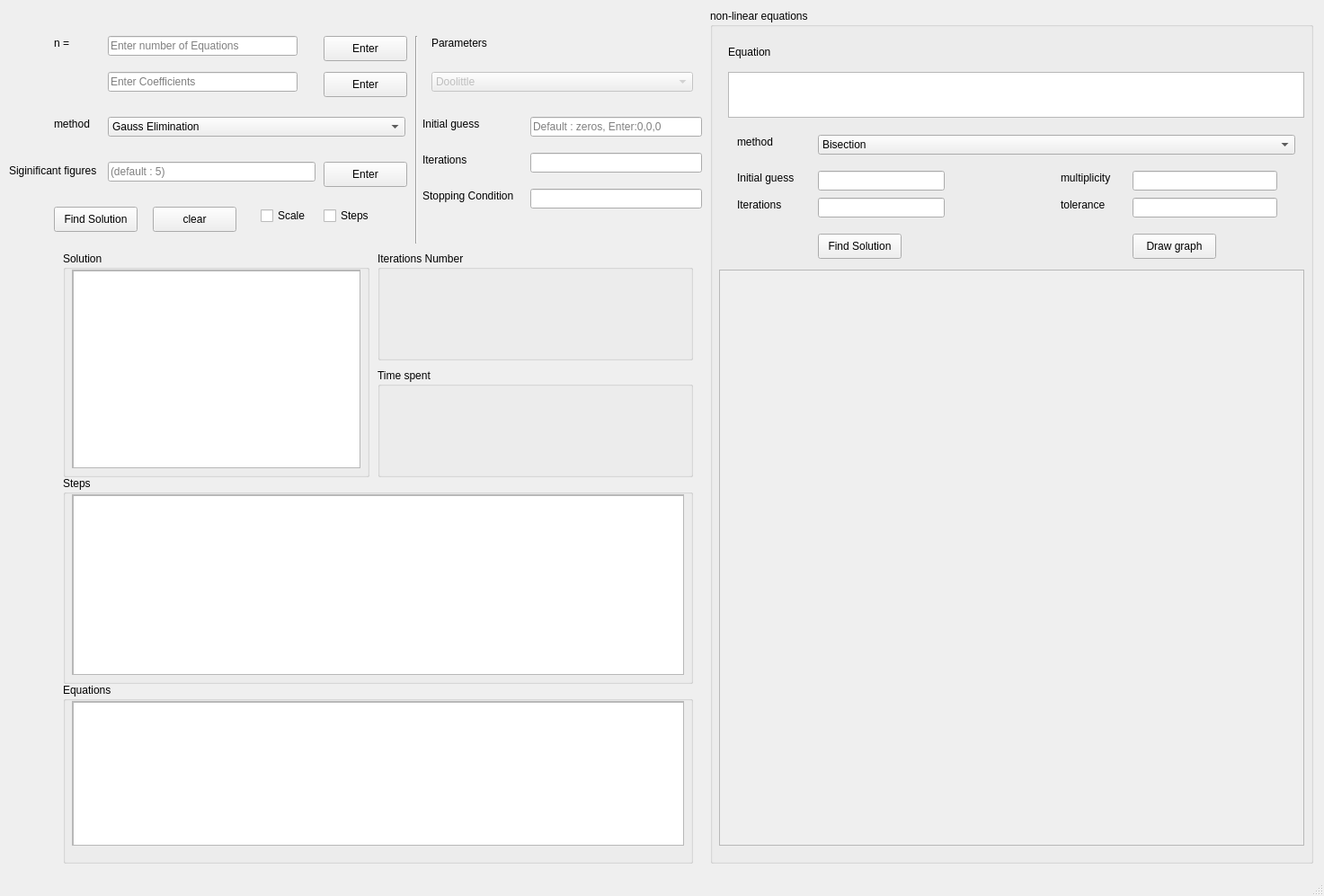
<?xml version="1.0" encoding="UTF-8"?>
<ui version="4.0">
 <class>MainWindow</class>
 <widget class="QMainWindow" name="MainWindow">
  <property name="geometry">
   <rect>
    <x>0</x>
    <y>0</y>
    <width>1473</width>
    <height>997</height>
   </rect>
  </property>
  <property name="windowTitle">
   <string>MainWindow</string>
  </property>
  <widget class="QWidget" name="centralwidget">
   <widget class="QLineEdit" name="NoEqn">
    <property name="geometry">
     <rect>
      <x>120</x>
      <y>40</y>
      <width>211</width>
      <height>22</height>
     </rect>
    </property>
    <property name="placeholderText">
     <string>Enter number of Equations</string>
    </property>
   </widget>
   <widget class="QPushButton" name="EnterNo">
    <property name="geometry">
     <rect>
      <x>360</x>
      <y>40</y>
      <width>93</width>
      <height>28</height>
     </rect>
    </property>
    <property name="text">
     <string>Enter</string>
    </property>
   </widget>
   <widget class="QLineEdit" name="Eqn">
    <property name="geometry">
     <rect>
      <x>120</x>
      <y>80</y>
      <width>211</width>
      <height>22</height>
     </rect>
    </property>
    <property name="focusPolicy">
     <enum>Qt::StrongFocus</enum>
    </property>
    <property name="placeholderText">
     <string>Enter Coefficients</string>
    </property>
   </widget>
   <widget class="QPushButton" name="EnterEqn">
    <property name="geometry">
     <rect>
      <x>360</x>
      <y>80</y>
      <width>93</width>
      <height>28</height>
     </rect>
    </property>
    <property name="text">
     <string>Enter</string>
    </property>
    <property name="shortcut">
     <string>Return</string>
    </property>
   </widget>
   <widget class="QComboBox" name="method">
    <property name="geometry">
     <rect>
      <x>120</x>
      <y>130</y>
      <width>331</width>
      <height>22</height>
     </rect>
    </property>
    <item>
     <property name="text">
      <string>Gauss Elimination</string>
     </property>
    </item>
    <item>
     <property name="text">
      <string>Gauss Jordan</string>
     </property>
    </item>
    <item>
     <property name="text">
      <string>LU decompostion</string>
     </property>
    </item>
    <item>
     <property name="text">
      <string>Jacobi</string>
     </property>
    </item>
    <item>
     <property name="text">
      <string>Gauss sidel</string>
     </property>
    </item>
   </widget>
   <widget class="QPushButton" name="FindSol">
    <property name="geometry">
     <rect>
      <x>60</x>
      <y>230</y>
      <width>93</width>
      <height>28</height>
     </rect>
    </property>
    <property name="text">
     <string>Find Solution</string>
    </property>
   </widget>
   <widget class="QLabel" name="methodLabel">
    <property name="geometry">
     <rect>
      <x>60</x>
      <y>130</y>
      <width>55</width>
      <height>16</height>
     </rect>
    </property>
    <property name="text">
     <string>method</string>
    </property>
   </widget>
   <widget class="QPushButton" name="Clear">
    <property name="geometry">
     <rect>
      <x>170</x>
      <y>230</y>
      <width>93</width>
      <height>28</height>
     </rect>
    </property>
    <property name="text">
     <string>clear</string>
    </property>
   </widget>
   <widget class="QLabel" name="No">
    <property name="geometry">
     <rect>
      <x>60</x>
      <y>40</y>
      <width>55</width>
      <height>16</height>
     </rect>
    </property>
    <property name="text">
     <string>n =</string>
    </property>
   </widget>
   <widget class="QLabel" name="var">
    <property name="geometry">
     <rect>
      <x>60</x>
      <y>80</y>
      <width>41</width>
      <height>16</height>
     </rect>
    </property>
    <property name="text">
     <string/>
    </property>
   </widget>
   <widget class="QLabel" name="ParametersLabel">
    <property name="enabled">
     <bool>true</bool>
    </property>
    <property name="geometry">
     <rect>
      <x>480</x>
      <y>40</y>
      <width>71</width>
      <height>16</height>
     </rect>
    </property>
    <property name="text">
     <string>Parameters</string>
    </property>
   </widget>
   <widget class="QComboBox" name="Parameters">
    <property name="enabled">
     <bool>false</bool>
    </property>
    <property name="geometry">
     <rect>
      <x>480</x>
      <y>80</y>
      <width>291</width>
      <height>22</height>
     </rect>
    </property>
    <item>
     <property name="text">
      <string>Doolittle</string>
     </property>
    </item>
    <item>
     <property name="text">
      <string>Crout</string>
     </property>
    </item>
    <item>
     <property name="text">
      <string>Cholesky</string>
     </property>
    </item>
   </widget>
   <widget class="QLineEdit" name="SigFigures">
    <property name="geometry">
     <rect>
      <x>120</x>
      <y>180</y>
      <width>231</width>
      <height>22</height>
     </rect>
    </property>
    <property name="placeholderText">
     <string>(default : 5)</string>
    </property>
   </widget>
   <widget class="QPushButton" name="EnterSigFigures">
    <property name="geometry">
     <rect>
      <x>360</x>
      <y>180</y>
      <width>93</width>
      <height>28</height>
     </rect>
    </property>
    <property name="text">
     <string>Enter</string>
    </property>
   </widget>
   <widget class="Line" name="line">
    <property name="geometry">
     <rect>
      <x>453</x>
      <y>40</y>
      <width>20</width>
      <height>231</height>
     </rect>
    </property>
    <property name="orientation">
     <enum>Qt::Vertical</enum>
    </property>
   </widget>
   <widget class="QLineEdit" name="StoppingCondition">
    <property name="geometry">
     <rect>
      <x>590</x>
      <y>210</y>
      <width>191</width>
      <height>22</height>
     </rect>
    </property>
   </widget>
   <widget class="QLabel" name="StoppingConditionLabel">
    <property name="geometry">
     <rect>
      <x>470</x>
      <y>210</y>
      <width>111</width>
      <height>16</height>
     </rect>
    </property>
    <property name="text">
     <string>Stopping Condition</string>
    </property>
   </widget>
   <widget class="QLabel" name="IterationLabel">
    <property name="geometry">
     <rect>
      <x>470</x>
      <y>170</y>
      <width>55</width>
      <height>16</height>
     </rect>
    </property>
    <property name="text">
     <string>Iterations</string>
    </property>
   </widget>
   <widget class="QLineEdit" name="IterationNumber">
    <property name="geometry">
     <rect>
      <x>590</x>
      <y>170</y>
      <width>191</width>
      <height>22</height>
     </rect>
    </property>
    <property name="text">
     <string/>
    </property>
    <property name="placeholderText">
     <string/>
    </property>
   </widget>
   <widget class="QLabel" name="InitiaGuessLabel">
    <property name="geometry">
     <rect>
      <x>470</x>
      <y>130</y>
      <width>71</width>
      <height>16</height>
     </rect>
    </property>
    <property name="text">
     <string>Initial guess</string>
    </property>
   </widget>
   <widget class="QLineEdit" name="InitialGuess">
    <property name="geometry">
     <rect>
      <x>590</x>
      <y>130</y>
      <width>191</width>
      <height>22</height>
     </rect>
    </property>
    <property name="placeholderText">
     <string>Default : zeros, Enter:0,0,0</string>
    </property>
   </widget>
   <widget class="QGroupBox" name="groupBox">
    <property name="geometry">
     <rect>
      <x>70</x>
      <y>280</y>
      <width>341</width>
      <height>251</height>
     </rect>
    </property>
    <property name="title">
     <string>Solution</string>
    </property>
    <widget class="QScrollArea" name="scrollArea">
     <property name="geometry">
      <rect>
       <x>10</x>
       <y>20</y>
       <width>321</width>
       <height>221</height>
      </rect>
     </property>
     <property name="sizeAdjustPolicy">
      <enum>QAbstractScrollArea::AdjustToContents</enum>
     </property>
     <property name="widgetResizable">
      <bool>true</bool>
     </property>
     <widget class="QWidget" name="scrollAreaWidgetContents">
      <property name="geometry">
       <rect>
        <x>0</x>
        <y>0</y>
        <width>319</width>
        <height>219</height>
       </rect>
      </property>
      <widget class="QTextEdit" name="result">
       <property name="geometry">
        <rect>
         <x>0</x>
         <y>0</y>
         <width>321</width>
         <height>221</height>
        </rect>
       </property>
       <property name="readOnly">
        <bool>true</bool>
       </property>
      </widget>
     </widget>
    </widget>
   </widget>
   <widget class="QGroupBox" name="groupBox_2">
    <property name="geometry">
     <rect>
      <x>420</x>
      <y>410</y>
      <width>351</width>
      <height>121</height>
     </rect>
    </property>
    <property name="title">
     <string>Time spent</string>
    </property>
    <widget class="QLabel" name="time">
     <property name="geometry">
      <rect>
       <x>30</x>
       <y>40</y>
       <width>301</width>
       <height>41</height>
      </rect>
     </property>
     <property name="text">
      <string/>
     </property>
    </widget>
   </widget>
   <widget class="QGroupBox" name="groupBox_3">
    <property name="geometry">
     <rect>
      <x>420</x>
      <y>280</y>
      <width>351</width>
      <height>121</height>
     </rect>
    </property>
    <property name="title">
     <string>Iterations Number</string>
    </property>
    <widget class="QLabel" name="Iterations">
     <property name="geometry">
      <rect>
       <x>110</x>
       <y>40</y>
       <width>151</width>
       <height>51</height>
      </rect>
     </property>
     <property name="text">
      <string/>
     </property>
    </widget>
   </widget>
   <widget class="QCheckBox" name="ScalingCheckBox">
    <property name="geometry">
     <rect>
      <x>290</x>
      <y>230</y>
      <width>81</width>
      <height>20</height>
     </rect>
    </property>
    <property name="text">
     <string>Scale</string>
    </property>
   </widget>
   <widget class="QLabel" name="label">
    <property name="geometry">
     <rect>
      <x>10</x>
      <y>180</y>
      <width>111</width>
      <height>20</height>
     </rect>
    </property>
    <property name="text">
     <string>Siginificant figures</string>
    </property>
   </widget>
   <widget class="QGroupBox" name="groupBox_5">
    <property name="geometry">
     <rect>
      <x>790</x>
      <y>10</y>
      <width>671</width>
      <height>951</height>
     </rect>
    </property>
    <property name="title">
     <string>non-linear equations</string>
    </property>
    <widget class="QTextEdit" name="equation">
     <property name="geometry">
      <rect>
       <x>20</x>
       <y>70</y>
       <width>641</width>
       <height>51</height>
      </rect>
     </property>
    </widget>
    <widget class="QLabel" name="label_2">
     <property name="geometry">
      <rect>
       <x>20</x>
       <y>40</y>
       <width>55</width>
       <height>16</height>
      </rect>
     </property>
     <property name="text">
      <string>Equation</string>
     </property>
    </widget>
    <widget class="QLabel" name="InitiaGuessLabel_2">
     <property name="geometry">
      <rect>
       <x>30</x>
       <y>180</y>
       <width>71</width>
       <height>16</height>
      </rect>
     </property>
     <property name="text">
      <string>Initial guess</string>
     </property>
    </widget>
    <widget class="QLineEdit" name="NonLinearGuess">
     <property name="geometry">
      <rect>
       <x>120</x>
       <y>180</y>
       <width>141</width>
       <height>22</height>
      </rect>
     </property>
     <property name="placeholderText">
      <string/>
     </property>
    </widget>
    <widget class="QLabel" name="methodLabel_2">
     <property name="geometry">
      <rect>
       <x>30</x>
       <y>140</y>
       <width>55</width>
       <height>16</height>
      </rect>
     </property>
     <property name="text">
      <string>method</string>
     </property>
    </widget>
    <widget class="QComboBox" name="NonLinearMethod">
     <property name="geometry">
      <rect>
       <x>120</x>
       <y>140</y>
       <width>531</width>
       <height>22</height>
      </rect>
     </property>
     <item>
      <property name="text">
       <string>Bisection</string>
      </property>
     </item>
     <item>
      <property name="text">
       <string>False-Position</string>
      </property>
     </item>
     <item>
      <property name="text">
       <string>Fixed Point</string>
      </property>
     </item>
     <item>
      <property name="text">
       <string>Original Netwon Raphson</string>
      </property>
     </item>
     <item>
      <property name="text">
       <string>Modified Newton Raphson</string>
      </property>
     </item>
     <item>
      <property name="text">
       <string>Secant</string>
      </property>
     </item>
    </widget>
    <widget class="QLabel" name="multLb">
     <property name="geometry">
      <rect>
       <x>390</x>
       <y>180</y>
       <width>61</width>
       <height>16</height>
      </rect>
     </property>
     <property name="text">
      <string>multiplicity</string>
     </property>
    </widget>
    <widget class="QLineEdit" name="mult">
     <property name="geometry">
      <rect>
       <x>470</x>
       <y>180</y>
       <width>161</width>
       <height>22</height>
      </rect>
     </property>
     <property name="placeholderText">
      <string/>
     </property>
    </widget>
    <widget class="QPushButton" name="FindSolNonLin">
     <property name="geometry">
      <rect>
       <x>120</x>
       <y>250</y>
       <width>93</width>
       <height>28</height>
      </rect>
     </property>
     <property name="text">
      <string>Find Solution</string>
     </property>
    </widget>
    <widget class="QPushButton" name="drawGraph">
     <property name="geometry">
      <rect>
       <x>470</x>
       <y>250</y>
       <width>93</width>
       <height>28</height>
      </rect>
     </property>
     <property name="text">
      <string>Draw graph</string>
     </property>
    </widget>
    <widget class="QScrollArea" name="scrollAreaPlot">
     <property name="geometry">
      <rect>
       <x>10</x>
       <y>290</y>
       <width>651</width>
       <height>641</height>
      </rect>
     </property>
     <property name="widgetResizable">
      <bool>true</bool>
     </property>
     <widget class="QWidget" name="plotWidget">
      <property name="geometry">
       <rect>
        <x>0</x>
        <y>0</y>
        <width>649</width>
        <height>639</height>
       </rect>
      </property>
     </widget>
    </widget>
    <widget class="QLineEdit" name="iterations">
     <property name="geometry">
      <rect>
       <x>120</x>
       <y>210</y>
       <width>141</width>
       <height>22</height>
      </rect>
     </property>
     <property name="placeholderText">
      <string/>
     </property>
    </widget>
    <widget class="QLabel" name="InitiaGuessLabel_4">
     <property name="geometry">
      <rect>
       <x>30</x>
       <y>210</y>
       <width>71</width>
       <height>16</height>
      </rect>
     </property>
     <property name="text">
      <string>Iterations</string>
     </property>
    </widget>
    <widget class="QLabel" name="InitiaGuessLabel_5">
     <property name="geometry">
      <rect>
       <x>390</x>
       <y>210</y>
       <width>71</width>
       <height>16</height>
      </rect>
     </property>
     <property name="text">
      <string>tolerance</string>
     </property>
    </widget>
    <widget class="QLineEdit" name="tolerance">
     <property name="geometry">
      <rect>
       <x>470</x>
       <y>210</y>
       <width>161</width>
       <height>22</height>
      </rect>
     </property>
     <property name="placeholderText">
      <string/>
     </property>
    </widget>
   </widget>
   <widget class="QGroupBox" name="groupBox_6">
    <property name="geometry">
     <rect>
      <x>70</x>
      <y>530</y>
      <width>701</width>
      <height>231</height>
     </rect>
    </property>
    <property name="title">
     <string>Steps</string>
    </property>
    <widget class="QScrollArea" name="scrollArea_3">
     <property name="geometry">
      <rect>
       <x>10</x>
       <y>20</y>
       <width>681</width>
       <height>201</height>
      </rect>
     </property>
     <property name="sizeAdjustPolicy">
      <enum>QAbstractScrollArea::AdjustToContents</enum>
     </property>
     <property name="widgetResizable">
      <bool>true</bool>
     </property>
     <widget class="QWidget" name="scrollAreaWidgetContents_3">
      <property name="geometry">
       <rect>
        <x>0</x>
        <y>0</y>
        <width>679</width>
        <height>199</height>
       </rect>
      </property>
      <widget class="QTextEdit" name="steps">
       <property name="geometry">
        <rect>
         <x>0</x>
         <y>0</y>
         <width>681</width>
         <height>201</height>
        </rect>
       </property>
       <property name="readOnly">
        <bool>true</bool>
       </property>
      </widget>
     </widget>
    </widget>
   </widget>
   <widget class="QCheckBox" name="stepsBox">
    <property name="geometry">
     <rect>
      <x>360</x>
      <y>230</y>
      <width>81</width>
      <height>20</height>
     </rect>
    </property>
    <property name="text">
     <string>Steps</string>
    </property>
   </widget>
   <widget class="QGroupBox" name="groupBox_4">
    <property name="geometry">
     <rect>
      <x>70</x>
      <y>760</y>
      <width>701</width>
      <height>201</height>
     </rect>
    </property>
    <property name="title">
     <string>Equations</string>
    </property>
    <widget class="QScrollArea" name="scrollArea_2">
     <property name="geometry">
      <rect>
       <x>10</x>
       <y>20</y>
       <width>681</width>
       <height>161</height>
      </rect>
     </property>
     <property name="sizeAdjustPolicy">
      <enum>QAbstractScrollArea::AdjustToContents</enum>
     </property>
     <property name="widgetResizable">
      <bool>true</bool>
     </property>
     <widget class="QWidget" name="scrollAreaWidgetContents_2">
      <property name="geometry">
       <rect>
        <x>0</x>
        <y>0</y>
        <width>679</width>
        <height>159</height>
       </rect>
      </property>
      <widget class="QTextEdit" name="view">
       <property name="geometry">
        <rect>
         <x>0</x>
         <y>0</y>
         <width>681</width>
         <height>161</height>
        </rect>
       </property>
       <property name="readOnly">
        <bool>true</bool>
       </property>
      </widget>
     </widget>
    </widget>
   </widget>
   <zorder>NoEqn</zorder>
   <zorder>EnterNo</zorder>
   <zorder>Eqn</zorder>
   <zorder>EnterEqn</zorder>
   <zorder>method</zorder>
   <zorder>FindSol</zorder>
   <zorder>methodLabel</zorder>
   <zorder>Clear</zorder>
   <zorder>No</zorder>
   <zorder>var</zorder>
   <zorder>ParametersLabel</zorder>
   <zorder>Parameters</zorder>
   <zorder>SigFigures</zorder>
   <zorder>EnterSigFigures</zorder>
   <zorder>line</zorder>
   <zorder>StoppingCondition</zorder>
   <zorder>StoppingConditionLabel</zorder>
   <zorder>IterationLabel</zorder>
   <zorder>IterationNumber</zorder>
   <zorder>InitiaGuessLabel</zorder>
   <zorder>InitialGuess</zorder>
   <zorder>groupBox</zorder>
   <zorder>groupBox_2</zorder>
   <zorder>groupBox_3</zorder>
   <zorder>ScalingCheckBox</zorder>
   <zorder>label</zorder>
   <zorder>groupBox_6</zorder>
   <zorder>stepsBox</zorder>
   <zorder>groupBox_5</zorder>
   <zorder>groupBox_4</zorder>
  </widget>
  <widget class="QMenuBar" name="menubar">
   <property name="geometry">
    <rect>
     <x>0</x>
     <y>0</y>
     <width>1473</width>
     <height>26</height>
    </rect>
   </property>
  </widget>
  <widget class="QStatusBar" name="statusbar"/>
 </widget>
 <resources/>
 <connections/>
</ui>
